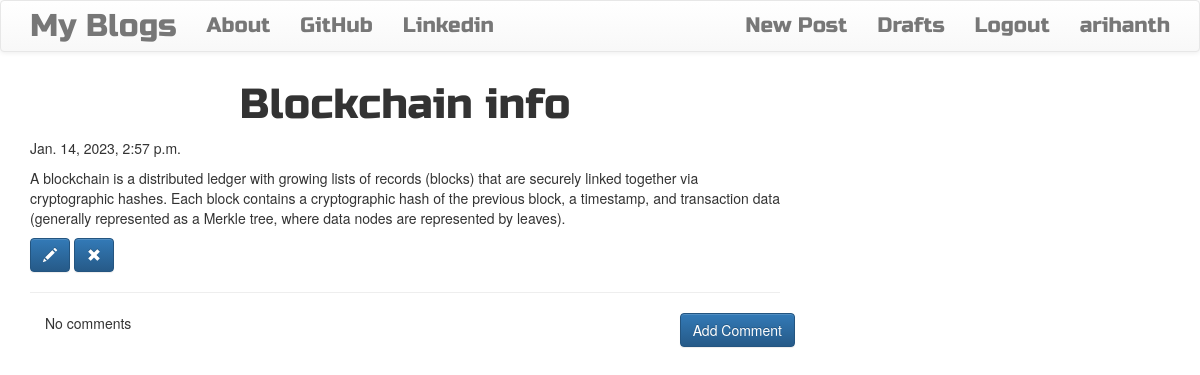
The app's page /post/5/ (signed in) with its own data.
### blog/models.py (models this page shows, shortened)
class Post(models.Model):
    author = models.ForeignKey('auth.User', on_delete=models.CASCADE)
    title = models.CharField(max_length=200)
    text = models.TextField()
    create_date = models.DateTimeField(default=timezone.now)
    publish_date = models.DateTimeField(blank=True, null=True)

### blog/views.py (the view)
# urls.py: path("post/<int:pk>/", views.PostDetailView.as_view(), name="post_detail"),
class PostDetailView(DetailView):
    model = Post

### blog/templates/blog/post_detail.html
{% extends 'blog/base.html' %}
{% block content %}
    <h1 class="posttitle loader"> {{post.title}} </h1>
    {% if post.publish_date %}
        {{post.publish_date}}
    {% else %}
        <a class="btn btn-default" href="{% url 'post_publish' pk=post.pk %}"> Publish </a>
    {% endif %}
    <p class="postcontent"> {{post.text|safe|linebreaksbr}} </p>
    {% if user.is_authenticated %}
        <a class = 'btn btn-primary' href="{% url 'post_edit' pk=post.pk %}">
            <span class="glyphicon glyphicon-pencil"> </span>
        </a>
        <a class = 'btn btn-primary' href="{% url 'post_remove' pk=post.pk %}">
            <span class="glyphicon glyphicon-remove"> </span>
        </a>
    {% endif %}
    <hr>
    <a href="{% url 'add_comments_to_post' pk=post.pk %}" class="btn btn-primary btn-comment"> Add Comment</a>
    <div class="container">
        {% for comment in post.comments.all %}
        <br>
            {% if user.is_authenticated or comment.aproved_comment %}
                {{comment.create_date}}
                {% if not comment.approved_comment %}
                    <a class = 'btn btn-primary' href="{% url 'comment_approve' pk=comment.pk %}">
                        <span class="glyphicon glyphicon-ok"> </span>
                    </a>
                    <a class = 'btn btn-default' href="{% url 'comment_remove' pk=comment.pk %}">
                        <span class="glyphicon glyphicon-remove"> </span>
                    </a>
                {% endif %}
                <p> {{comment.text|safe|linebreaks}}</p>
                <p> Posted by: {{comment.author}} </p>
            {% endif %}
            {% empty %}
            <p> No comments </p>
        {% endfor %}
    </div>
{% endblock content %}

### blog/templates/blog/base.html (shortened to what this page needs)
<!DOCTYPE html>
{% load static %}
<html>
    <head>
            <link rel="stylesheet" href="https://cdn.jsdelivr.net/npm/bootstrap@3.3.7/dist/css/bootstrap.min.css">
            <link rel="stylesheet" href="https://cdn.jsdelivr.net/npm/bootstrap@3.3.7/dist/css/bootstrap-theme.min.css">
            <link rel="stylesheet" href="//cdn.jsdelivr.net/npm/medium-editor@latest/dist/css/medium-editor.min.css" type="text/css" media="screen" charset="utf-8">
        <link rel = "stylesheet" href="{% static 'css/blog.css' %}">
    </head>
    <body>
        <nav class="navbar navbar-default techfont custom-navbar" >
            <div class= "container">
                <ul class="nav navbar-nav">
                    <li> <a class ="navbar-brand bigbrand" href = "{% url 'post_list' %}"> My Blogs </a> </li>
                    <li> <a href = "{% url 'about' %}"> About </a> </li>
                    <li> <a href = "{% url 'post_list' %}"> GitHub </a> </li>
                    <li> <a href = "{% url 'post_list' %}"> Linkedin </a> </li>
                </ul>
                <ul class = "nav navbar-nav navbar-right">
                    {% if user.is_authenticated %}
                        <li> <a href="{% url 'post_new' %}"> New Post </a> </li>
                        <li> <a href="{% url 'post_draft_list' %}"> Drafts </a> </li>
                        <li> <a href="{% url 'logout' %}"> Logout </a> </li>
                        <li> <a> {{user.username}} </a> </li>
                    {% else %}
                    <li> <a href="{% url 'login' %}" class = "nav navbar-right"> <span class="glyphicon glyphicon-user"> </span> </a> </li>
                    {% endif %}
                </ul>
            </div>
        </nav>
        <div class = "content container">
            <div class="row">
                <div class="col-md-8">
                    <div class="blog_posts">
                        {% block content %}
                        {% endblock content %}
                    </div>
                </div>
            </div>
    </body>
</html>

### blog/static/css/blog.css (style rules this page uses)
.techfont { font-family: 'Russo One',sans-serif; font-size: 1.5em; margin-bottom: 10px; }
.bigbrand { font-size: 1.5em; }
.posttitle { font-family: 'Russo One',sans-serif; font-size: 3em; text-align: center; }
.postcontent { font-family: 'Montserrat'; font-size: 1.5em; }
.btn-comment { position: absolute; right: 0px; }
.loader { filter:hue-rotate(0deg); color:linear-gradient(45deg,#0f8,#08f); animation:hue 10000ms infinite linear; }

### records on screen
Post: title "Blockchain info", publish_date "Jan. 14, 2023, 2:57 p.m.", text "A blockchain is a distributed ledger with growing lists of records (blocks) that are securely linked together via cryptographic hashes. Each block contains a cryptographic hash of the previous block, a timestamp, and transaction data (generally represented as a Merkle tree, where data nodes are represented by leaves)."

### other values on screen
{{ user.username }} "arihanth"
